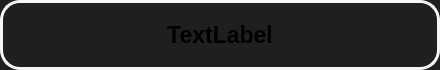
<?xml version="1.0" encoding="UTF-8"?>
<ui version="4.0">
 <class>UserCard</class>
 <widget class="QWidget" name="UserCard">
  <property name="geometry">
   <rect>
    <x>0</x>
    <y>0</y>
    <width>440</width>
    <height>70</height>
   </rect>
  </property>
  <property name="minimumSize">
   <size>
    <width>0</width>
    <height>70</height>
   </size>
  </property>
  <property name="maximumSize">
   <size>
    <width>16777215</width>
    <height>70</height>
   </size>
  </property>
  <property name="cursor">
   <cursorShape>PointingHandCursor</cursorShape>
  </property>
  <property name="windowTitle">
   <string>Form</string>
  </property>
  <property name="styleSheet">
   <string notr="true">QWidget#UserCard {
	background-color: rgb(32, 30, 30);
	border: 3px solid rgb(245, 245, 245);
	border-radius: 20px;
}

QWidget#UserCard:hover {
	background-color: rgb(56, 82, 160)
}</string>
  </property>
  <layout class="QVBoxLayout" name="verticalLayout">
   <item>
    <widget class="QLabel" name="usernameLabel">
     <property name="font">
      <font>
       <pointsize>17</pointsize>
       <bold>true</bold>
      </font>
     </property>
     <property name="cursor">
      <cursorShape>PointingHandCursor</cursorShape>
     </property>
     <property name="text">
      <string>TextLabel</string>
     </property>
     <property name="alignment">
      <set>Qt::AlignCenter</set>
     </property>
    </widget>
   </item>
  </layout>
 </widget>
 <resources/>
 <connections/>
</ui>
